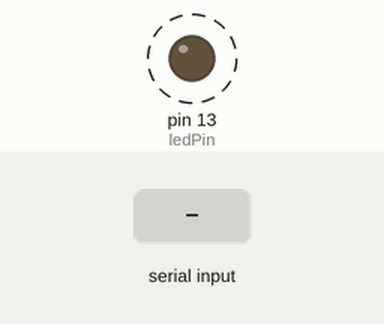
Simulated run of this sketch. Board: Arduino Uno, built with avr-gcc and run on an emulated ATmega328P. Parts: output pins drawn as LEDs (lit = HIGH). Dashed ring = blinking. The inputs (shaded band) are chosen by the test bench. What the sketch prints to the serial monitor is not drawn.

Above: at 1.1 s.
1.4 s: byte 30 received over Serial
At 1.4 s:
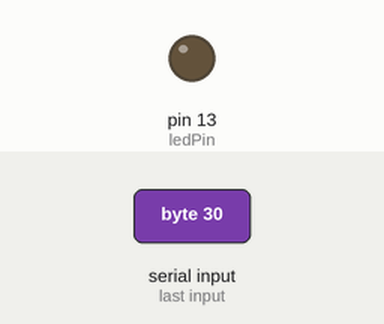
Timing chart, 0 to 9.0 s (numbered marks = the images above; inputs shaded):
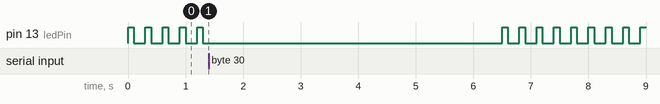

The sketch:

a05.ino
```cpp
//assignment 5

int ledPin=13;
int incomingByte = 0;   // for incoming serial data
int x=0;

void setup()
{
  pinMode(ledPin, OUTPUT); //LED pin as output
  Serial.begin(9600);

}

void loop()
{
  blinkLED(1);
  delay(100);
  x+=1;
  while (Serial.available() >0){
    //read the incoming byte:
    incomingByte = Serial.read();
    //say what you got:

    Serial.print("The number of times the LED blinked: ");
    Serial.println(x);
    delay(5000);
    x=0;
  }
}

void blinkLED(int blinks)
{
  for(int i=0; i<blinks; i+=1)
 {
    digitalWrite(ledPin, HIGH);
    delay(100);
    digitalWrite(ledPin, LOW);
    delay(100);
 }
}
```
